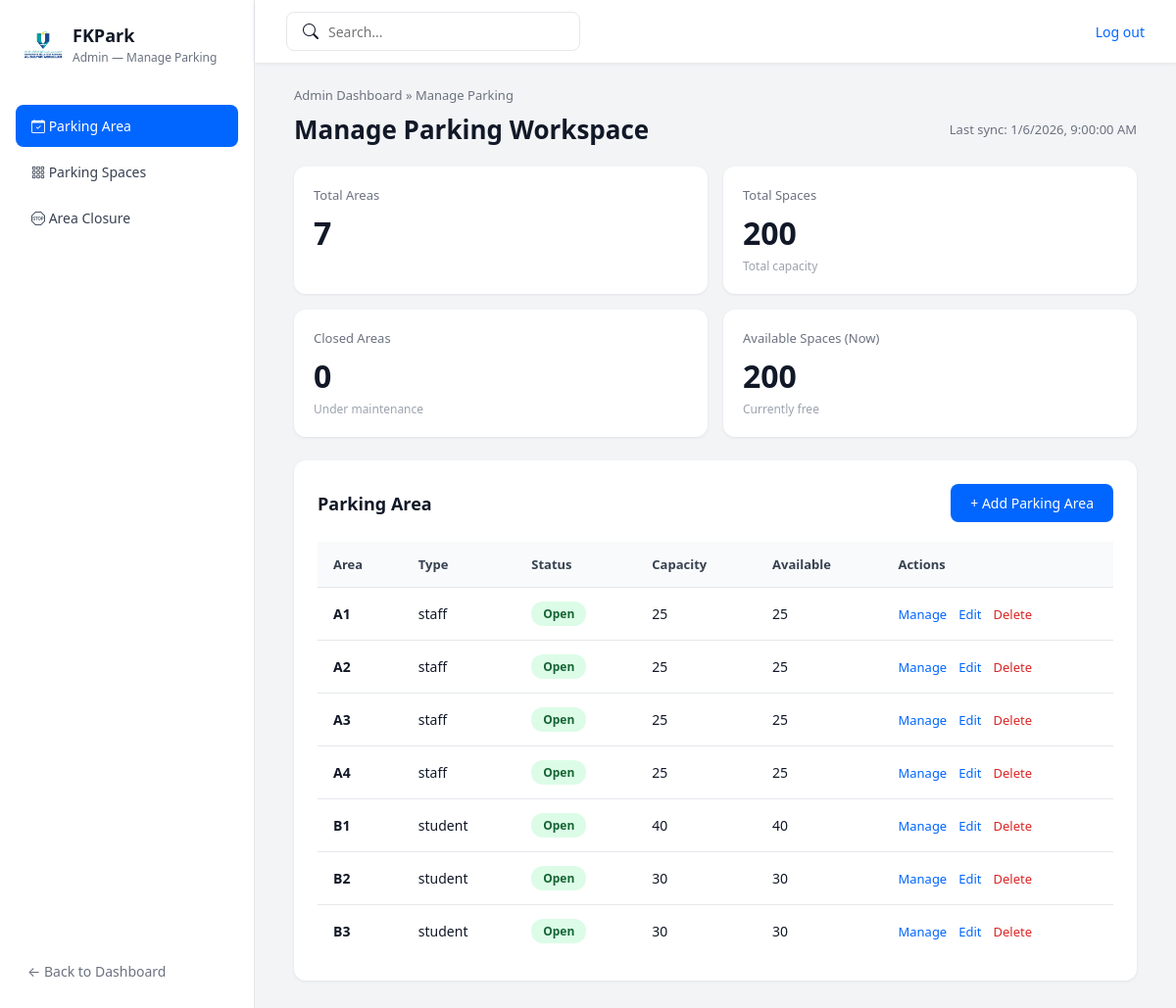
The app's page /fkpark/parking_area.php (signed in) with its own data.
### tables this page shows
CREATE TABLE `parking_area` (
  `Area_ID` int(15) NOT NULL,
  `area_name` varchar(100) NOT NULL,
  `admin_id` varchar(255) NOT NULL,
  `area_type` varchar(50) NOT NULL
);

### fkpark/parking_area.php (the view, shortened to what this page needs)
<?php
require 'db.php';
$res = mysqli_query($conn, "SELECT COUNT(*) AS total FROM parking_area");
$totalAreas = mysqli_fetch_assoc($res)['total'] ?? 0;
$res = mysqli_query($conn, "SELECT COUNT(*) AS total FROM parking_space");
$totalSpaces = mysqli_fetch_assoc($res)['total'] ?? 0;
$res = mysqli_query($conn, "
    SELECT COUNT(DISTINCT area_ID) AS total
    FROM area_closure
    WHERE closed_from <= NOW()
    AND (closed_to IS NULL OR closed_to >= NOW())
");
$closedAreas = mysqli_fetch_assoc($res)['total'] ?? 0;
$res = mysqli_query($conn, "
    SELECT COUNT(*) AS total
    FROM parking_space ps
    WHERE ps.status = 'Available'
    AND NOT EXISTS (
        SELECT 1 FROM booking b
        WHERE b.space_id = ps.space_id
        AND b.date = CURDATE()
        AND b.status != 'Cancelled'
    )
    AND NOT EXISTS (
        SELECT 1 FROM area_closure ac
        WHERE ac.area_ID = ps.area_ID
        AND ac.closed_from <= NOW()
        AND (ac.closed_to IS NULL OR ac.closed_to >= NOW())
    )
");
$availableSpaces = mysqli_fetch_assoc($res)['total'] ?? 0;
$areas = [];
$sqlAreas = "
    SELECT
        pa.Area_ID,
        pa.area_name,
        pa.area_type,
        COUNT(ps.space_id) as total_spaces,
        SUM(CASE
            WHEN ps.status = 'Available'
            AND NOT EXISTS (
                SELECT 1 FROM booking b
                WHERE b.space_id = ps.space_id
                AND b.date = CURDATE()
                AND b.status != 'Cancelled'
            )
            AND NOT EXISTS (
                SELECT 1 FROM area_closure ac2
                WHERE ac2.area_ID = ps.area_ID
                AND ac2.closed_from <= NOW()
                AND (ac2.closed_to IS NULL OR ac2.closed_to >= NOW())
            )
            THEN 1
            ELSE 0
        END) as available_spaces,
        CASE
            WHEN EXISTS (
                SELECT 1 FROM area_closure ac
                WHERE ac.area_ID = pa.Area_ID
                AND ac.closed_from <= NOW()
                AND (ac.closed_to IS NULL OR ac.closed_to >= NOW())
            ) THEN 'closed'
            ELSE 'open'
        END AS status
    FROM parking_area pa
    LEFT JOIN parking_space ps ON ps.area_ID = pa.Area_ID
    GROUP BY pa.Area_ID, pa.area_name, pa.area_type
    ORDER BY pa.area_name ASC
";
$result = mysqli_query($conn, $sqlAreas);
if ($result) {
    while ($row = mysqli_fetch_assoc($result)) {
        $areas[] = $row;
    }
}
?>
<!DOCTYPE html>
<html lang="en">
<head>
    <link rel="stylesheet" href="https://cdn.jsdelivr.net/npm/bootstrap-icons@1.11.3/font/bootstrap-icons.min.css">
</head>
<body>
<div class="layout">
    <aside class="sidebar">
        <div class="sidebar-header">
            <div class="sidebar-logo"><img src="images/logo.png" alt="FKPark Logo"></div>
            <div><div class="sidebar-title">FKPark</div><div class="sidebar-subtitle">Admin — Manage Parking</div></div>
        </div>
        <nav class="nav">
    <a href="parking_area.php" class="nav-link <?php echo (basename($_SERVER['PHP_SELF']) == 'parking_area.php') ? 'active' : ''; ?>">
        <i class="bi bi-calendar-check"></i> Parking Area
    </a>
    <a href="parking_space_list.php" class="nav-link <?php echo (basename($_SERVER['PHP_SELF']) == 'parking_space_list.php' || basename($_SERVER['PHP_SELF']) == 'parking_space.php') ? 'active' : ''; ?>">
        <i class="bi bi-grid-3x3-gap"></i> Parking Spaces
    </a>
    <a href="area_closure.php" class="nav-link <?php echo (basename($_SERVER['PHP_SELF']) == 'area_closure.php') ? 'active' : ''; ?>">
        <i class="bi bi-sign-stop"></i> Area Closure
    </a>
</nav>
        <div class="sidebar-footer"><a href="dashboard_admin.php" class="back-link">← Back to Dashboard</a></div>
    </aside>
    <div class="main">
        <header class="topbar">
            <div class="search-box">
    <i class="bi bi-search"></i>
    <input type="text" placeholder="Search..." id="searchInput">
</div>
            <a href="logout.php" class="sign-out-link">Log out</a>
        </header>
        <main class="content">
            <div class="breadcrumb">Admin Dashboard » Manage Parking</div>
            <div class="page-header">
                <h1 class="page-title">Manage Parking Workspace</h1>
                <div class="sync-info">Last sync: <?php echo date('n/j/Y, g:i:s A'); ?></div>
            </div>
            <div class="stats-row">
                <div class="stat-card"><div class="stat-label">Total Areas</div><div class="stat-value"><?php echo $totalAreas; ?></div><div class="stat-sublabel"></div></div>
                <div class="stat-card"><div class="stat-label">Total Spaces</div><div class="stat-value"><?php echo $totalSpaces; ?></div><div class="stat-sublabel">Total capacity</div></div>
                <div class="stat-card"><div class="stat-label">Closed Areas</div><div class="stat-value"><?php echo $closedAreas; ?></div><div class="stat-sublabel">Under maintenance</div></div>
                <div class="stat-card"><div class="stat-label">Available Spaces (Now)</div><div class="stat-value"><?php echo $availableSpaces; ?></div><div class="stat-sublabel">Currently free</div></div>
            </div>
            <div class="parking-section">
                <div class="section-header">
                    <div class="section-title">Parking Area</div>
                    <button class="btn-add" onclick="openAddModal()">+ Add Parking Area</button>
                </div>
                <table>
                    <thead><tr><th>Area</th><th>Type</th><th>Status</th><th>Capacity</th><th>Available</th><th>Actions</th></tr></thead>
                    <tbody>
                        <?php if (empty($areas)): ?>
                            <tr><td colspan="6" style="text-align: center; color: #6b7280; padding: 40px;">No parking areas found. Click "Add Parking Area" to create one.</td></tr>
                        <?php else: ?>
                            <?php foreach ($areas as $area): ?>
                                <tr>
                                    <td><strong><?php echo htmlspecialchars($area['area_name']); ?></strong></td>
                                    <td><?php echo htmlspecialchars($area['area_type']); ?></td>
                                    <td><span class="status-badge <?php echo $area['status']; ?>"><?php echo ucfirst($area['status']); ?></span></td>
                                    <td><?php echo $area['total_spaces']; ?></td>
                                    <td><?php echo $area['available_spaces']; ?></td>
                                    <td>
                                        <div class="action-links">
                                            <a href="parking_space.php?area_id=<?php echo $area['Area_ID']; ?>" class="action-link">Manage</a>
                                            <a href="#" onclick="openEditModal(<?php echo htmlspecialchars(json_encode($area)); ?>)" class="action-link">Edit</a>
                                            <a href="parking_area.php?delete_area=<?php echo $area['Area_ID']; ?>" class="action-link danger" onclick="return confirm('Delete this parking area and all its spaces? This cannot be undone.')">Delete</a>
                                        </div>
                                    </td>
                                </tr>
                            <?php endforeach; ?>
                        <?php endif; ?>
                    </tbody>
                </table>
            </div>
        </main>
    </div>
</div>
</body>
</html>

### fkpark/parking_area.php (style rules this page uses)
* { box-sizing: border-box; font-family: system-ui, -apple-system, BlinkMacSystemFont, "Segoe UI", sans-serif; }
body { margin: 0; background-color: #f3f4f6; color: #111827; }
.layout { min-height: 100vh; display: grid; grid-template-columns: 260px 1fr; }
.sidebar { background-color: #ffffff; border-right: 1px solid #e5e7eb; display: flex; flex-direction: column; padding: 16px 16px 24px; }
.sidebar-header { display: flex; align-items: center; gap: 10px; padding: 8px 8px 16px; }
.sidebar-logo { width: 40px; height: 40px; display: flex; align-items: center; justify-content: center; }
.sidebar-logo img { max-width: 100%; max-height: 100%; object-fit: contain; }
.sidebar-title { font-size: 18px; font-weight: 600; color: #111827; }
.sidebar-subtitle { font-size: 12px; color: #6b7280; margin-top: 2px; }
.nav { margin-top: 24px; display: flex; flex-direction: column; gap: 4px; }
.nav-link { display: block; padding: 12px 16px; border-radius: 8px; color: #374151; text-decoration: none; font-size: 14px; font-weight: 500; transition: all 0.2s; }
.nav-link.active { background-color: #0066ff; color: #ffffff; }
.sidebar-footer { margin-top: auto; padding-top: 16px; }
.back-link { display: flex; align-items: center; gap: 8px; color: #6b7280; text-decoration: none; font-size: 14px; padding: 8px 12px; }
.main { display: flex; flex-direction: column; }
.topbar { height: 64px; background-color: #ffffff; display: flex; align-items: center; justify-content: space-between; padding: 0 32px; box-shadow: 0 1px 4px rgba(15, 23, 42, 0.08); }
.search-box { display: flex; align-items: center; gap: 8px; padding: 8px 16px; border-radius: 8px; border: 1px solid #e5e7eb; background-color: #ffffff; min-width: 300px; }
.search-box input { border: none; background: transparent; outline: none; flex: 1; font-size: 14px; }
.sign-out-link { color: #0066ff; text-decoration: none; font-size: 14px; font-weight: 500; }
.content { padding: 24px 40px 32px; }
.breadcrumb { font-size: 13px; color: #6b7280; margin-bottom: 8px; }
.page-header { display: flex; align-items: center; justify-content: space-between; margin-bottom: 20px; }
.page-title { font-size: 26px; font-weight: 600; margin: 0; }
.sync-info { font-size: 13px; color: #6b7280; }
.stats-row { display: grid; grid-template-columns: repeat(4, minmax(0, 1fr)); gap: 16px; margin-bottom: 24px; }
.stat-card { background-color: #ffffff; border-radius: 12px; padding: 20px; box-shadow: 0 1px 3px rgba(15, 23, 42, 0.08); }
.stat-label { font-size: 13px; color: #6b7280; margin-bottom: 8px; font-weight: 500; }
.stat-value { font-size: 32px; font-weight: 600; margin-bottom: 4px; color: #111827; }
.stat-sublabel { font-size: 12px; color: #9ca3af; }
.parking-section { background-color: #ffffff; border-radius: 12px; padding: 24px; box-shadow: 0 1px 3px rgba(15, 23, 42, 0.08); }
.section-header { display: flex; align-items: center; justify-content: space-between; margin-bottom: 20px; }
.section-title { font-size: 18px; font-weight: 600; color: #111827; }
.btn-add { padding: 10px 20px; border-radius: 8px; border: none; background-color: #0066ff; color: #ffffff; font-size: 14px; font-weight: 500; cursor: pointer; transition: all 0.2s; }
table { width: 100%; border-collapse: collapse; }
thead { background-color: #f9fafb; }
th, td { padding: 14px 16px; font-size: 14px; text-align: left; border-bottom: 1px solid #e5e7eb; }
th { font-weight: 600; color: #374151; font-size: 13px; }
tr:last-child td { border-bottom: none; }
.status-badge { display: inline-block; padding: 4px 12px; border-radius: 12px; font-size: 12px; font-weight: 600; }
.status-badge.open { background-color: #dcfce7; color: #166534; }
.action-links { display: flex; gap: 12px; }
.action-link { color: #0066ff; text-decoration: none; font-size: 13px; font-weight: 500; }
.action-link.danger { color: #dc2626; }
@media (max-width: 1200px) { .stats-row { grid-template-columns: repeat(2, minmax(0, 1fr)); } }

### records on screen
parking_area: area_name "A1", area_type "staff", status "Open", total_spaces "25", available_spaces "25"
parking_area: area_name "A2", area_type "staff", status "Open", total_spaces "25", available_spaces "25"
parking_area: area_name "A3", area_type "staff", status "Open", total_spaces "25", available_spaces "25"
parking_area: area_name "A4", area_type "staff", status "Open", total_spaces "25", available_spaces "25"
parking_area: area_name "B1", area_type "student", status "Open", total_spaces "40", available_spaces "40"
parking_area: area_name "B2", area_type "student", status "Open", total_spaces "30", available_spaces "30"
parking_area: area_name "B3", area_type "student", status "Open", total_spaces "30", available_spaces "30"

### other values on screen
$totalAreas "7"
$totalSpaces "200"
$closedAreas "0"
$availableSpaces "200"
